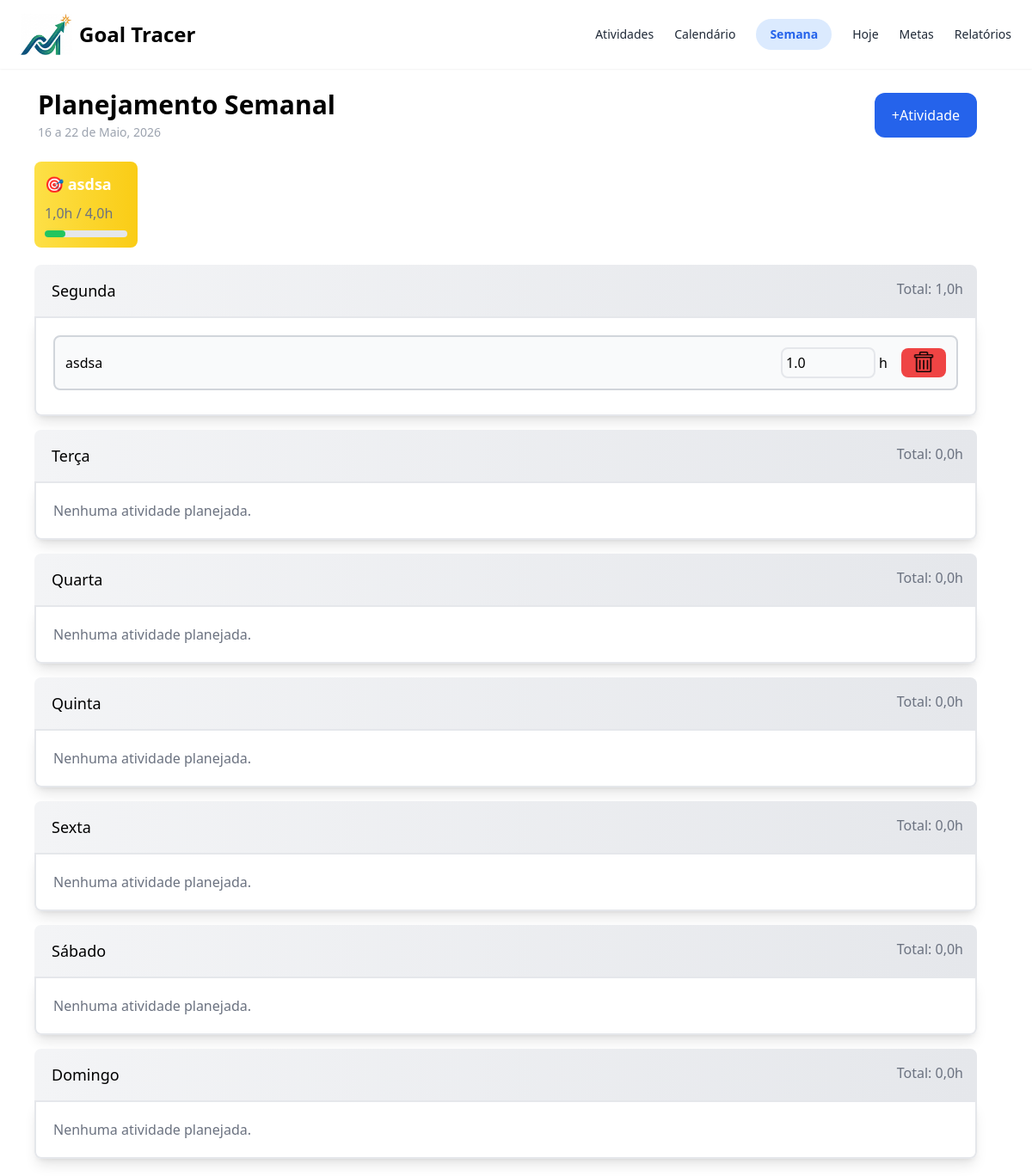
The page / on the database its author committed.
### home/models.py (models this page shows, shortened)
class Meta(models.Model):
    semana = models.BigIntegerField(default=1)
    meta_horas = models.FloatField(default=0.0)
    atividade = models.ForeignKey(Atividade, on_delete=models.CASCADE, related_name="vinculos_metas")

class Atividade(models.Model):
    nome = models.CharField(max_length=200, unique=True) # unique=True evita nomes duplicados

class AtividadeDoDia(models.Model):
    DIAS_CHOICES = [
        ("Segunda", "Segunda"),
        ("Terça", "Terça"),
        ("Quarta", "Quarta"),
        ("Quinta", "Quinta"),
        ("Sexta", "Sexta"),
        ("Sábado", "Sábado"),
        ("Domingo", "Domingo"),
    ]
    semana = models.BigIntegerField(default=1)
    dia_semana = models.CharField(max_length=20, choices=DIAS_CHOICES)
    atividade = models.ForeignKey(Atividade, on_delete=models.CASCADE, related_name="vinculos_dias")
    horas_feitas = models.FloatField(default=0.0)
    class Meta:
        unique_together = ('dia_semana', 'atividade')

### home/views.py (the view)
# urls.py: path("", views.index, name="index"),
def index(request):
    atividades            = Atividade.objects.prefetch_related('vinculos_dias').all()
    atividades_vinculadas = AtividadeDoDia.objects.all()
    dias_usados = AtividadeDoDia.objects.values_list("dia_semana",flat=True).distinct()
    dias_vazios = list(set(dias)  - set(dias_usados))
    soma_por_dia = defaultdict(float)
    for atividade in atividades_vinculadas:
        soma_por_dia[atividade.dia_semana] += atividade.horas_feitas
    total_horas_por_dia = [soma_por_dia[dia] for dia in dias]
    dias_horas = zip(dias, total_horas_por_dia)
    metas = Meta.objects.all()
    for meta in metas:
        meta.horas_semana = AtividadeDoDia.objects.filter(atividade_id=meta.atividade_id).aggregate(total_horas=Sum('horas_feitas'))
        meta.horas_semana = meta.horas_semana['total_horas'] or 0.0
        meta.percentual = 0 if meta.meta_horas == 0 else min(
            int((meta.horas_semana / meta.meta_horas) * 100),
            100
        )
    context = {
        "metas": metas,
        "dias_horas": dias_horas,
        "atividades": atividades,
        "atividades_vinculadas": atividades_vinculadas,
        "dias_vazios": dias_vazios,
    }
    return render(request,"home/index.html", context)

### templates/home/index.html (shortened to what this page needs)
<!DOCTYPE html>
<html lang="pt-BR">
<head>
	<script src="https://cdn.tailwindcss.com"></script>
	{% load static %}
	{% load l10n %}
</head>
<body>
	<nav class="bg-white-600 flex shadow-sm px-6 py-4 justify-between">
		<div class="flex">
			{% load static %}
			<img src="{% static 'img/small-logo.png' %}" alt="Logo" class="w-[60px] h-auto">
			<h1 class="text-2xl font-bold p-2">Goal Tracer</h1>
		</div>
		<div class="flex items-center gap-6 text-gray-500 text-sm">
			<a href="{% url 'atividades' %}" class="text-gray-800">Atividades</a>
			<a href="{% url 'calendario' %}" class="text-gray-800">Calendário</a>
			<a href="{% url 'index' %}" class="bg-blue-100 text-blue-600 px-4 py-2 rounded-full font-bold">Semana</a>
			<a href="{% url 'hoje' %}" class="text-gray-800">Hoje</a>
			<a href="{% url 'metas' %}" class="text-gray-800">Metas</a>
			<a href="{% url 'relatorios' %}" class="text-gray-800">Relatórios</a>
		</div>
	</nav>
	<div>
		<div class="grid grid-cols-2 gap-4 m-6">
			<div class="pl-5">
				<h2 class="text-3xl font-bold">Planejamento Semanal</h2>
				<p class="text-gray-400 text-sm mt-1">16 a 22 de Maio, 2026</p>
			</div>
			<div class="flex justify-end pr-10 py-1">
				<button class="bg-blue-600 text-white rounded-xl px-5 py-1.5 hover:scale-110 duration-200 ease-in-out" id="botao_nova_atividade">+Atividade</button>
			</div>
		</div>
		<div class="flex gap-4 ml-10">
			{% for meta in metas %}
				<div class="bg-gradient-to-r from-yellow-300 to-yellow-400 rounded-lg p-3 w-[10vw]">
						<p class="text-white text-lg font-bold mb-2">🎯 {{ meta.atividade.nome }}</p>
						<span id="horas_meta_{{ meta.id }}" class="text-gray-500 ml-auto" >{{ meta.horas_semana }}h</span>
						<span class="text-gray-500 ml-auto" >/ {{ meta.meta_horas }}h</span>
						 <div class="w-full bg-gray-200 h-2 rounded-full mt-2">
							<div id="percentual_meta_{{ meta.id }}" class="bg-green-500 h-2 rounded-full w-[{{ meta.percentual }}%]"></div>
						</div>
				</div>
			{% endfor %}
		</div>
		<div class="grid grid-cols-1 gap-4 pl-10 pr-16 py-5">
			{% for dia, total_horas in dias_horas %}
				<div>
					<div class="flex bg-gradient-to-r from-gray-100 to-gray-200 text-black rounded-t-lg pl-5 pr-4 py-4">
						<p class="text-lg">{{ dia }}</p>
						<p class="text-gray-500 ml-auto" id="total_horas_{{ dia }}">Total: {{ total_horas }}h</p>
					</div>
					<div class="p-5 rounded-b-lg border-2 shadow-lg" id="div_body_atividade_{{ dia }}">
						{% if dia in dias_vazios %}
							<p class="text-gray-500">Nenhuma atividade planejada.</p>
						{% else %}
							{% for atv in atividades_vinculadas %}
								{% if atv.dia_semana == dia %}
									<div class="flex items-center gap-3 bg-gray-50 border-gray-300 border-2 rounded-lg p-3 mb-2" id="div_atividade_{{ atv.id }}">
										<p>{{ atv.atividade.nome }}</p>
										<div class="flex justify-end items-center gap-1 ml-auto">
											{% localize off %}
											<input type="number" id="{{ atv.id }}" value="{{ atv.horas_feitas }}" min="0" max="24" step="0.5" class="ml-auto border-2 rounded-lg bg-gray-50 p-1">
											{% endlocalize %}
											<p>h</p>
											<div id="botao_deletar_{{ atv.id }}" class="hover:scale-110 duration-200 ease-in-out bg-red-500 text-white rounded-lg px-3 pt-1 ml-3">
												<input type="image" src="{% static 'img/trash-icon.png' %}" alt="Lixeira" class="w-7 h-6"/>
											</div>
										</div>
									</div>
								{% endif %}
							{% endfor %}
						{% endif %}
					</div>
				</div>
			{% endfor %}
		</div>
	</div>
</body>
</html>

### rows shown on the page
Meta: atividade.nome "asdsa", horas_semana "1,0", meta_horas "4,0"
AtividadeDoDia: atividade.nome "asdsa", horas_feitas "1.0"

### other values the page prints
{{ dia }} "Segunda" "Terça" "Quarta" "Quinta" "Sexta" "Sábado" "Domingo"
{{ total_horas }} "1,0" "0,0" "0,0" "0,0" "0,0" "0,0" "0,0"
